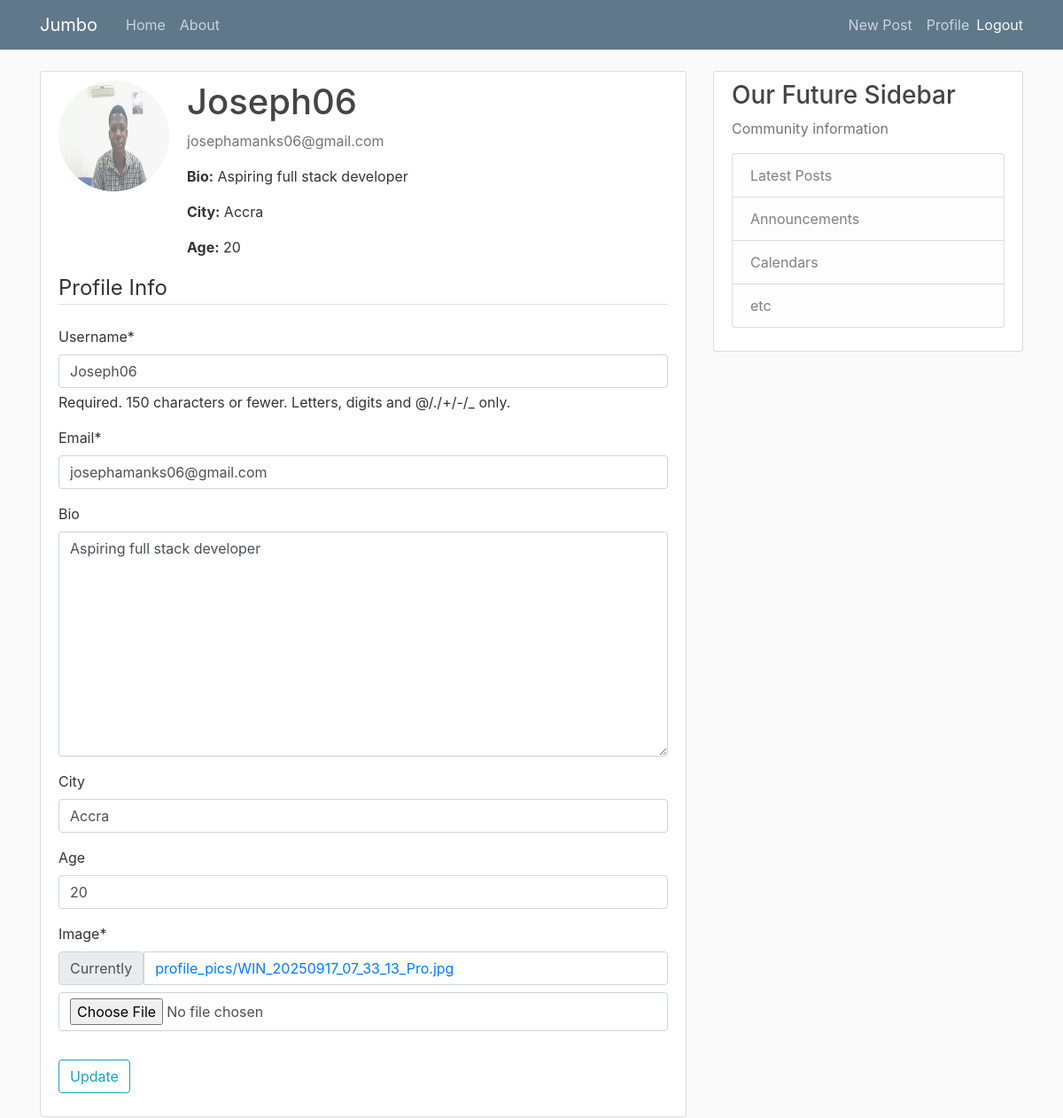
/profile/ (signed in), run on the app's committed database.
### users/models.py (models this page shows, shortened)
class Profile(models.Model):
    user = models.OneToOneField(User, on_delete=models.CASCADE)
    image= models.ImageField(default='default.jpg', upload_to='profile_pics')
    bio=models.TextField(blank=True)
    city=models.CharField(max_length=100 , blank=True)
    age=models.PositiveIntegerField(null=True, blank=True )

### users/views.py (the view)
# urls.py: path('profile/', user_views.profile, name='profile'),
@login_required
def profile(request):
    if request.method == 'POST':
        u_form = UserUpdateForm( request.POST,request.FILES,instance=request.user )
        p_form= UserProfileUpdateForm(request.POST,request.FILES,instance=request.user.profile)
        if u_form.is_valid() and p_form.is_valid():
            u_form.save()
            p_form.save()
            messages.success(request, f'Your account has been updated!')
            return redirect('profile')
    else:
        u_form = UserUpdateForm(instance=request.user)
        p_form= UserProfileUpdateForm(instance=request.user.profile)
    context = {
        'u_form':u_form,
        'p_form':p_form
    }
    return render(request, 'users/profile.html',context)

### users/forms.py
class UserUpdateForm(forms.ModelForm):
    email= forms.EmailField()
    class Meta:
        model = User
        fields = ['username','email']

class UserProfileUpdateForm(forms.ModelForm):
    class Meta:
        model= Profile
        fields= ['bio','city','age','image']

### users/templates/users/profile.html (shortened to what this page needs)
{% extends "Jumbo/base.html" %}
{% load crispy_forms_tags %}
{% block content %}
<div class="content-section">
    <div class="media">
        <img class="rounded-circle account-img"
             src="{{ user.profile.image.url }}">
        <div class="media-body">
            <h2 class="account-heading">
                {{ user.username }}
            </h2>
            <p class="text-secondary">
                {{ user.email }}
            </p>
            <p>
                <strong>Bio:</strong>
                {{ user.profile.bio }}
            </p>
            <p>
                <strong>City:</strong>
                {{ user.profile.city }}
            </p>
            <p>
                <strong>Age:</strong>
                {{ user.profile.age }}
            </p>
        </div>
    </div>
    <form method="POST" enctype="multipart/form-data">
            <fieldset class="form-group">
                <legend class="border-bottom mb-4">Profile Info</legend>
                {{ u_form|crispy }}
                {{ p_form|crispy }}
            </fieldset>
            <div class="form-group">
                <button class="btn btn-outline-info" type="submit">Update</button>
            </div>
    </form>
</div>
{% endblock %}

### Jumbo/static/Jumbo/main.css (style rules this page uses)
body { background: #fafafa; color: #333333; margin-top: 5rem; }
h1, h2, h3, h4, h5, h6 { color: #444444; }
.content-section { background: #ffffff; padding: 10px 20px; border: 1px solid #dddddd; border-radius: 3px; margin-bottom: 20px; }
.account-img { height: 125px; width: 125px; margin-right: 20px; margin-bottom: 16px; }
.account-heading { font-size: 2.5rem; }

### data on the page
Profile: bio "Aspiring full stack developer", city "Accra", age "20"

### other printed values
{{ user.username }} "Joseph06"
{{ user.email }} "josephamanks06@gmail.com"
{{ user.profile.bio }} "Aspiring full stack developer"
{{ user.profile.city }} "Accra"
{{ user.profile.age }} "20"
